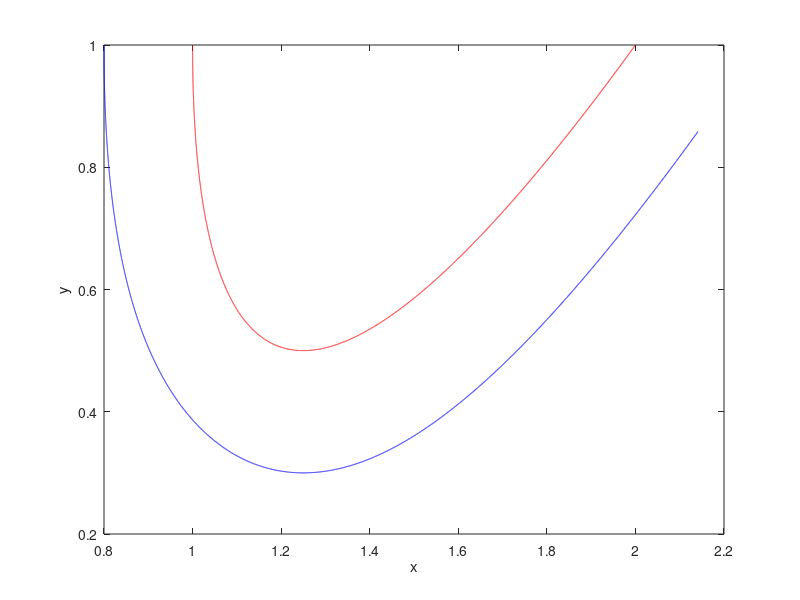

MATLAB code to generate this figure:
%- Reset all
close all;
clear all;
clc;    

%- Parameter
t = 0:0.0001:1;

%- Points
p0 = [1; 1];
p1 = [1; 0];
p2 = [2; 1];

%- Basis functions
b02 = (1-t).^2; 
b12 = 2.*(1-t).*t;
b22 = t.^2;

%- Create curve
c = b02.*p0 + b12.*p1 + b22.*p2;


%- Normal vector
n = [
        (4.*t - 2) ./ ( ( 20.*t.^2) - 16.*t + 4  ).^0.5;
        
        -(2.*t)   ./   ( ( 20.*t.^2) - 16.*t + 4  ).^0.5 
    ];
%- Create offset
o = c + 0.2*n;

%- Plot curve
figure('Name','Offset','NumberTitle','off');
plot(c(1,:),c(2,:),'red',o(1,:),o(2,:),'blue');
xlabel('x')
ylabel('y')



